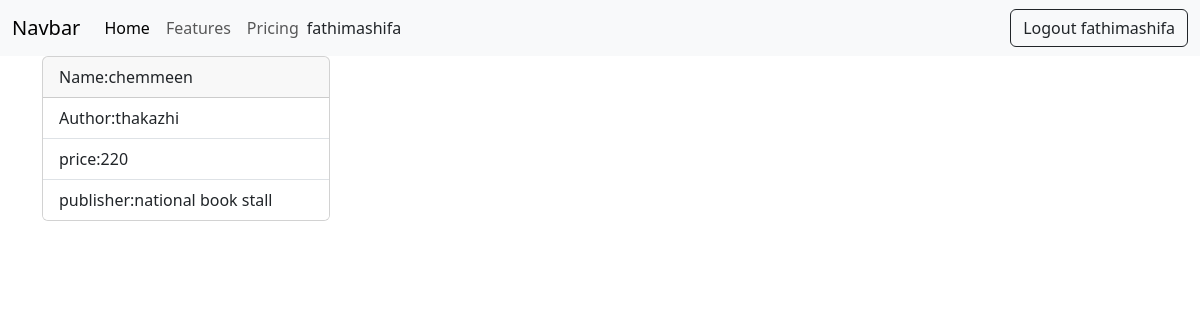
The page /book/4 (signed in) on the database its author committed.
### book/models.py (models this page shows, shortened)
class books(models.Model):
    name=models.CharField(max_length=200,unique=True)
    author=models.CharField(max_length=200)
    price=models.PositiveIntegerField()
    publisher=models.CharField(max_length=200)
    picture=models.ImageField(upload_to='images',null=True)

### book/views.py (the view)
# urls.py: path('book/<int:pk>',views.BookDetailsView.as_view(),name='book-details'),
@method_decorator(signin_required,name="dispatch")
class BookDetailsView(View):
    def get(self,request,*args,**kwargs):
        id=kwargs.get("pk")
        qs=books.objects.get(id=id)
        return render(request,"book_detail.html",{"data":qs})

### book/views.py (called while the page is built)
def signin_required(fn):
    def wrapper(request,*args,**kwargs):
        if not request.user.is_authenticated:
           messages.error(request,"invalid session")
           return redirect("signin")
        else:
            return fn(request,*args,**kwargs)
    return wrapper

### book/templates/book_detail.html (shortened to what this page needs)
{%extends 'base.html'%}
{%block body_block%}
<div class="container">
  <div class="card" style="width: 18rem;">
      <div class="card-header">
       Name:{{data.name}}
      </div>
      <ul class="list-group list-group-flush">
        <li class="list-group-item">Author:{{data.author}}</li>
        <li class="list-group-item">price:{{data.price}}</li>
        <li class="list-group-item">publisher:{{data.publisher}}</li>
      </ul>
    </div>
 </div>
{%endblock%}

### book/templates/base.html (shortened to what this page needs)
<!DOCTYPE html>
<html lang="en">
<head>
    <link href="https://cdn.jsdelivr.net/npm/bootstrap@5.3.2/dist/css/bootstrap.min.css" rel="stylesheet"
>
</head>
<body>
    <nav class="navbar navbar-expand-lg bg-body-tertiary">
        <div class="container-fluid">
            <a class="navbar-brand" href="#">Navbar</a>
            <div class="collapse navbar-collapse" id="navbarNav">
                <ul class="navbar-nav">
                    <li class="nav-item">
                        <a class="nav-link active" aria-current="page" href="#">Home</a>
                    </li>
                    <li class="nav-item">
                        <a class="nav-link" href="#">Features</a>
                    </li>
                    <li class="nav-item">
                        <a class="nav-link" href="#">Pricing</a>
                    </li>
                </ul>
               {{request.user}} <a href="{%url 'signout'%}" class="ms-auto btn btn-outline-dark">Logout  {{request.user}}</a>
            </div>
        </div>
    </nav>
{%block body_block%}
{%endblock%}
</body>
</html>

### rows shown on the page
books: name "chemmeen", author "thakazhi", price "220", publisher "national book stall"

### other values the page prints
{{ request.user }} "fathimashifa"
